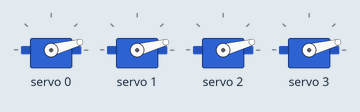
The sketch below on a simulated Arduino Uno, built with avr-gcc and run on an emulated ATmega328P. Parts: 4 × servo.

Above: at 0.05 s.
At 2.0 s:
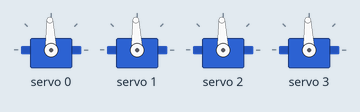
At 3.0 s:
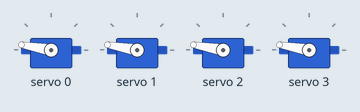
At 4.0 s:
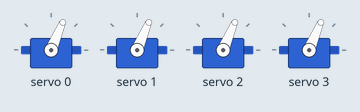
Timing chart, 0 to 5.2 s (numbered marks = the images above):
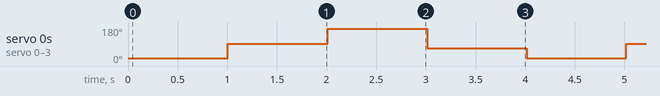

Measured:
- by itself, servo 0–3: repeats every 4.0 s: 170° 1.0 s, 67° 1.0 s, 15° 1.0 s, 92° 1.0 s

The sketch:

ejemplo_solo2.ino
```cpp
#include <Wire.h>
#include <Adafruit_PWMServoDriver.h>

Adafruit_PWMServoDriver servos = Adafruit_PWMServoDriver(0x40);

unsigned int pos0=172; // ancho de pulso en cuentas para pocicion 0°
unsigned int pos180=565; // ancho de pulso en cuentas para la pocicion 180°

void setup() {
  servos.begin();
  servos.setPWMFreq(60); //Frecuecia PWM de 60Hz o T=16,66ms
}

void setServo(uint8_t n_servo, int angulo) {
  int duty;
  duty=map(angulo,0,180,pos0, pos180);
  servos.setPWM(n_servo, 0, duty);
}

void loop() {

    setServo(0,0);
    setServo(1,0);
    setServo(2,0);
    setServo(3,0);
    /*
    setServo(4,0);
    setServo(5,0);
    setServo(6,0);
    setServo(7,0);
    setServo(8,0);
    setServo(9,0);
    setServo(10,0);
    setServo(11,0);
    setServo(12,0);
    setServo(13,0);
    setServo(14,0);
    setServo(15,0);
    */
    delay(1000);
    setServo(0,90);
    setServo(1,90);
    setServo(2,90);
    setServo(3,90);
   /*
    setServo(4,0);
    setServo(5,0);
    setServo(6,0);
    setServo(7,0);
    setServo(8,0);
    setServo(9,0);
    setServo(10,0);
    setServo(11,0);
    setServo(12,0);
    setServo(13,0);
    setServo(14,0);
    setServo(15,0);
    */
    delay(1000);
    setServo(0,180);
    setServo(1,180);
    setServo(2,180);
    setServo(3,180);
     /*
    setServo(4,0);
    setServo(5,0);
    setServo(6,0);
    setServo(7,0);
    setServo(8,0);
    setServo(9,0);
    setServo(10,0);
    setServo(11,0);
    setServo(12,0);
    setServo(13,0);
    setServo(14,0);
    setServo(15,0);
    */


    delay(1000);
    setServo(0,60);
    setServo(1,60);
    setServo(2,60);
    setServo(3,60);
     /*
    setServo(4,0);
    setServo(5,0);
    setServo(6,0);
    setServo(7,0);
    setServo(8,0);
    setServo(9,0);
    setServo(10,0);
    setServo(11,0);
    setServo(12,0);
    setServo(13,0);
    setServo(14,0);
    setServo(15,0);
    */
    delay(1000);
}
```
